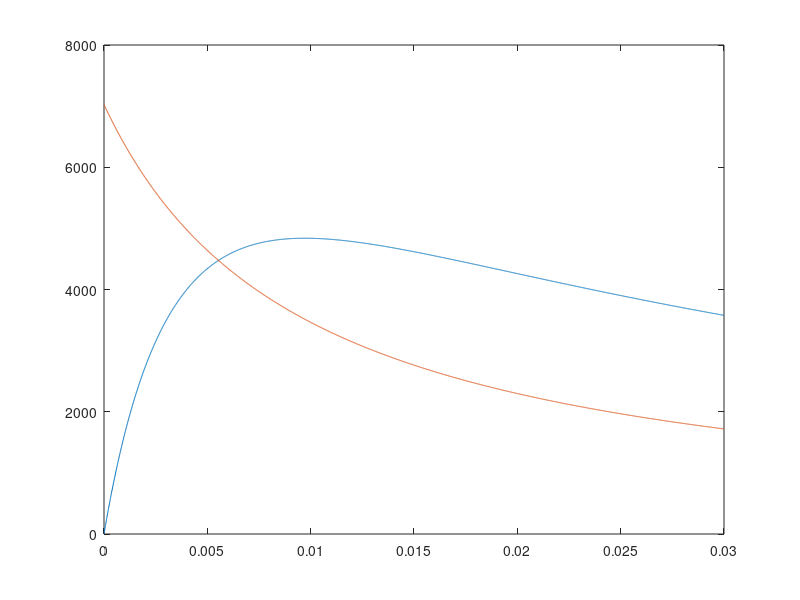

Here is the MATLAB script that generated this plot:
close all
clear all
motor.torqueC = 0.363; % NM/A
motor.emfC = 0.37626; % V*s/rad
motor.maxCurrent = 460; % Amps
motor.terminalResistance = 0.00972; %ohms

maxBreakTorque = @(speed) ((speed*motor.emfC)/motor.terminalResistance) * motor.torqueC;
speed = 500; %rad/s
BEMF = speed*motor.emfC



regenPower = @(loadImpedance) ((speed.*motor.emfC)./(motor.terminalResistance + loadImpedance).^2 .*loadImpedance);
regenTorqe = @(loadImpedance) ((speed.*motor.emfC)./(motor.terminalResistance + loadImpedance).*motor.torqueC);

plot([0.000001:0.00001:0.03],regenPower([0.000001:0.00001:0.03]))
hold on
plot([0.000001:0.00001:0.03],regenTorqe([0.000001:0.00001:0.03]))

